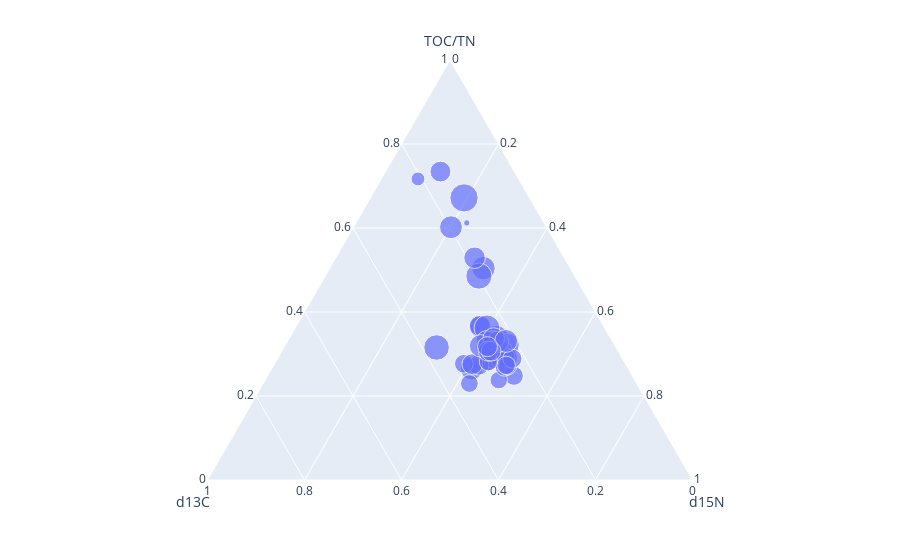

Source (notebook cell):
### Code cell
import pandas as pd
import plotly.express as px

# Supondo que o dataframe já esteja carregado
amostra_TOC_TN = dataframe["TOC/TN"].values
amostra_C13CORG = dataframe["d13C"].values
amostra_D15N = dataframe["d15N"].values

# Valores máximos e mínimos das variáveis do artigo
min_TOC_TN, max_TOC_TN = 0, 100  # Substitua com os valores reais
min_C13CORG, max_C13CORG = -34, -10  # Substitua com os valores reais
min_D15N, max_D15N = -12, 12  # Substitua com os valores reais

# Normaliza os dados usando a fórmula min-max
normalized_TOC_TN = (amostra_TOC_TN - min_TOC_TN) / (max_TOC_TN - min_TOC_TN)
normalized_C13CORG = (amostra_C13CORG - min_C13CORG) / (max_C13CORG - min_C13CORG)
normalized_D15N = (amostra_D15N - min_D15N) / (max_D15N - min_D15N)

min_TOMI_INDEX, max_TOMI_INDEX = TOMI_INDEX.min(), TOMI_INDEX.max()
normalized_TOMI_INDEX = (TOMI_INDEX - min_TOMI_INDEX) / (max_TOMI_INDEX - min_TOMI_INDEX)

# Cria um DataFrame com os dados normalizados
df_normalized = pd.DataFrame({
    'TOC/TN': normalized_TOC_TN,
    'd13C': normalized_C13CORG,
    'd15N': normalized_D15N,
    'TOMI_INDEX': normalized_TOMI_INDEX
})

# Cria o diagrama ternário
fig = px.scatter_ternary(df_normalized, a='TOC/TN', b='d13C', c='d15N', size='TOMI_INDEX')

# Mostra o diagrama
fig.show()

### Figure 1 — Plotly figure (JSON) as saved in the notebook; plotly's stock layout.template omitted (floating-point values rounded to 4 significant figures)
{"data": [{"a": [null, null, 0.3505, 0.3367, null, 0.3493, 0.3297, 0.3224, 0.3128, 0.3846, 0.2988, 0.32, 0.316, 0.2664, 0.2921, 0.3193, 0.3705, 0.292, 0.326, 0.3156, 0.2214, 0.4785, 0.3803, 0.3348, 0.3613, 0.338, 0.3601, 0.2675, 0.3395, 0.2985, 0.342, 0.3399, 0.3546, 0.3148, 0.2805, 0.3233, 0.2721, 0.2672, 0.2882, 0.2678, 0.3494, 0.3707, 0.3547, 0.379, 0.3188, 0.3109, 0.4642, 0.3181, 1.652, 0.2302, 0.8601, 1.017, 0.7175, 0.7262, 0.614, 0.7569, 0.9395, 1.235, null, null, null], "b": [0.2484, 0.2558, 0.2463, 0.2515, 0.2508, 0.2427, 0.2495, 0.2641, 0.2777, 0.2638, 0.2486, 0.315, 0.2531, 0.2624, 0.2688, 0.2545, 0.2525, 0.2574, 0.262, 0.2558, 0.2612, 0.3206, 0.2858, 0.2824, 0.2692, 0.2622, 0.2681, 0.2515, 0.2658, 0.2454, 0.2685, 0.2909, 0.4331, 0.349, 0.3375, 0.3707, 0.2703, 0.2417, 0.2265, 0.2429, 0.2519, 0.3219, 0.2546, 0.2506, 0.278, 0.2657, 0.5443, 0.2645, 0.3325, 0.3459, 0.2492, 0.254, 0.2543, 0.2378, 0.2499, 0.2641, 0.2446, 0.2566, null, 67.71, null], "c": [null, null, 0.3635, 0.4309, null, 0.3605, 0.4208, null, 0.4691, 0.4792, 0.4711, 0.4909, 0.4752, 0.5455, 0.4518, 0.5026, 0.5279, 0.4688, 0.4676, 0.5126, 0.4486, 0.522, 0.4902, 0.4634, 0.4887, 0.4775, 0.471, 0.4746, 0.5023, 0.4782, 0.4245, 0.4536, 0.5518, 0.4854, 0.3954, 0.4787, 0.4234, 0.4747, 0.4832, 0.4701, 0.4612, 0.4683, 0.4445, 0.5153, 0.4421, 0.4375, 0.4629, 0.4194, 0.4749, 0.426, 0.09063, 0.3282, 0.4507, 0.2426, 0.4008, 0.4092, 0.3508, 0.1904, null, -61.12, -75.71], "hovertemplate": "TOC/TN=%{a}<br>d13C=%{b}<br>d15N=%{c}<br>TOMI_INDEX=%{marker.size}<extra></extra>", "legendgroup": "", "marker": {"color": "#636efa", "size": [0.9957, 0.9957, 0.5667, 0.5461, 0.9957, 0.5631, 0.5284, 0.994, 0.5055, 0.6619, 0.4764, 0.5285, 0.5115, 0.4503, 0.4608, 0.5252, 0.6399, 0.464, 0.5311, 0.5206, 0.3796, 0.831, 0.6553, 0.5506, 0.613, 0.5592, 0.6069, 0.4265, 0.5682, 0.4774, 0.5581, 0.5603, 0.6214, 0.5205, 0.4373, 0.538, 0.4209, 0.4251, 0.4588, 0.4245, 0.5804, 0.6329, 0.5894, 0.6557, 0.5115, 0.4932, 0.8161, 0.5042, 0.998, 0.3928, 0.2421, 0, 0.6879, 0.6534, 0.8552, 0.5785, 0.05164, 0.5443, 0.9989, 1, 1], "sizemode": "area", "sizeref": 0.0025, "symbol": "circle"}, "mode": "markers", "name": "", "showlegend": false, "subplot": "ternary", "type": "scatterternary"}], "layout": {"legend": {"itemsizing": "constant", "tracegroupgap": 0}, "margin": {"t": 60}, "ternary": {"aaxis": {"title": {"text": "TOC/TN"}}, "baxis": {"title": {"text": "d13C"}}, "caxis": {"title": {"text": "d15N"}}, "domain": {"x": [0, 1], "y": [0, 1]}}}}
